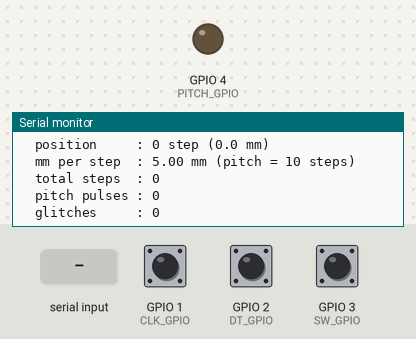
The sketch below on a simulated Seeed XIAO ESP32-S3. Parts: output pins drawn as LEDs (lit = HIGH), the last lines printed to the serial monitor. The test bench sets the inputs (shaded band); at power-on: GPIO 3 (SW_GPIO) HIGH, GPIO 1 (CLK_GPIO) HIGH, GPIO 2 (DT_GPIO) HIGH.

Above: at 1.7 s.
1.8 s: GPIO 3 (SW_GPIO) pulled LOW for 0.15 s
At 2.2 s:
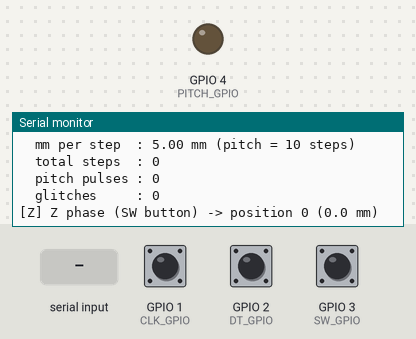
3.4 s: "r\n" received over Serial
At 4.6 s:
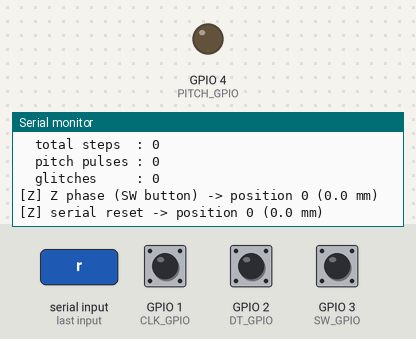
4.9 s: "m \n" received over Serial
At 5.8 s:
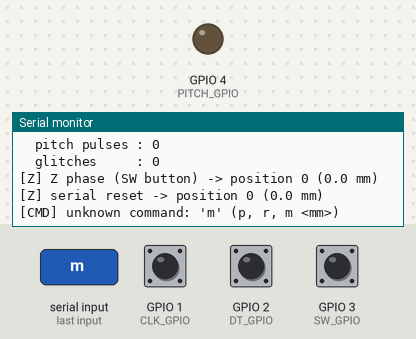
6.4 s: "90,45\n" received over Serial
At 7.0 s:
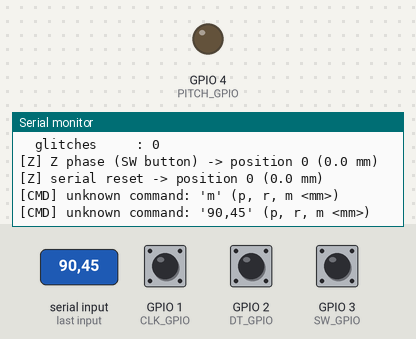

Measured:
- after the input at 1.8 s, the serial monitor: prints a new line at once (image 1)
- after the input at 3.4 s, the serial monitor: prints a new line at once (image 2)
- after the input at 4.9 s, the serial monitor: prints a new line at once (image 3)
- after the input at 6.4 s, the serial monitor: prints a new line at once (image 4)

The sketch:

sketch.ino
```cpp
// [Test 03] Encoder counting (belt position tracking)
// Stand-in for the incremental rotary encoder (#7). KY-040 = A/B phase, button = Z phase (home).
//   D0 : CLK (A phase)
//   D1 : DT  (B phase)
//   D2 : SW  (stands in for the Z phase -> resets position to 0)
//   D3 : PITCH LED, pulses each time the belt moves forward by one part pitch (50mm)
//
// Decoding (state machine, independent of the release order)
//   Idle = 11 (both HIGH, pulled up)
//   First pin to go LOW sets the direction: CLK first = CW(+1), DT first = CCW(-1)
//   A step counts only after passing 00 and returning to 11. Anything else is a glitch.
//
// Serial commands
//   p        : print status
//   r        : reset position and counters
//   m <mm>   : change belt mm per step (e.g. m 2.5)

const uint8_t CLK_GPIO = 1;     // D0
const uint8_t DT_GPIO = 2;      // D1
const uint8_t SW_GPIO = 3;      // D2
const uint8_t PITCH_GPIO = 4;   // D3

const float PITCH_MM = 50.0f;   // Part spacing on the belt (report section 2.2)
const uint32_t PITCH_PULSE_MS = 50;
const uint32_t SW_LOCKOUT_MS = 50;

volatile int32_t position = 0;          // In steps (detents)
volatile uint32_t glitchCount = 0;
volatile uint32_t stepCount = 0;        // Total steps in either direction
volatile uint8_t lastState = 0b11;
volatile int8_t pendingDir = 0;
volatile bool sawBothLow = false;
portMUX_TYPE mux = portMUX_INITIALIZER_UNLOCKED;

float mmPerStep = 5.0f;                 // 10 steps = 1 pitch (50mm)
int32_t lastLoggedPos = 0;
int32_t lastPitchIndex = 0;
uint32_t pitchCount = 0;
bool pitchLedOn = false;
uint32_t pitchLedStartMs = 0;
bool swWasPressed = false;
uint32_t swLastChangeMs = 0;
String inputLine;

void IRAM_ATTR onEncoderEdge() {
  uint8_t state = (digitalRead(CLK_GPIO) << 1) | digitalRead(DT_GPIO);

  portENTER_CRITICAL_ISR(&mux);
  if (state != lastState) {
    if (lastState == 0b11) {
      // Leaving idle: the first pin to drop sets the direction
      if (state == 0b01) pendingDir = +1;        // CLK low first -> CW
      else if (state == 0b10) pendingDir = -1;   // DT low first  -> CCW
      else { pendingDir = 0; glitchCount++; }    // Both at once -> direction unknown
      sawBothLow = false;
    } else if (state == 0b00) {
      sawBothLow = true;
    } else if (state == 0b11) {
      // Back to idle: commit only a complete cycle
      if (pendingDir != 0 && sawBothLow) {
        position += pendingDir;
        stepCount++;
      } else {
        glitchCount++;
      }
      pendingDir = 0;
      sawBothLow = false;
    }
    lastState = state;
  }
  portEXIT_CRITICAL_ISR(&mux);
}

int32_t readPosition() {
  portENTER_CRITICAL(&mux);
  int32_t p = position;
  portEXIT_CRITICAL(&mux);
  return p;
}

int32_t pitchSteps() {
  int32_t steps = (int32_t)lroundf(PITCH_MM / mmPerStep);
  return steps < 1 ? 1 : steps;
}

// Floor division that also works for negative positions
int32_t floorDiv(int32_t a, int32_t b) {
  int32_t q = a / b;
  return (a % b != 0 && (a < 0) != (b < 0)) ? q - 1 : q;
}

void resetPosition(const char* reason) {
  portENTER_CRITICAL(&mux);
  position = 0;
  portEXIT_CRITICAL(&mux);
  lastLoggedPos = 0;
  lastPitchIndex = 0;
  Serial.printf("[Z] %s -> position 0 (0.0 mm)\n", reason);
}

void updatePosition(uint32_t nowMs) {
  int32_t pos = readPosition();
  if (pos == lastLoggedPos) return;

  int32_t delta = pos - lastLoggedPos;
  Serial.printf("[ENC] %s%ld -> pos %ld step (%.1f mm)\n", delta > 0 ? "+" : "", (long)delta, (long)pos,
                pos * mmPerStep);
  lastLoggedPos = pos;

  int32_t pitchIndex = floorDiv(pos, pitchSteps());
  if (pitchIndex > lastPitchIndex) {
    pitchCount += pitchIndex - lastPitchIndex;
    Serial.printf("[PITCH] pitch #%ld reached (%.1f mm) -> next part slot in place\n", (long)pitchIndex,
                  pitchIndex * PITCH_MM);
    digitalWrite(PITCH_GPIO, HIGH);
    pitchLedOn = true;
    pitchLedStartMs = nowMs;
  } else if (pitchIndex < lastPitchIndex) {
    Serial.printf("[PITCH] moved back to pitch #%ld (reverse, no pulse)\n", (long)pitchIndex);
  }
  lastPitchIndex = pitchIndex;
}

void updatePitchLed(uint32_t nowMs) {
  if (pitchLedOn && nowMs - pitchLedStartMs >= PITCH_PULSE_MS) {
    digitalWrite(PITCH_GPIO, LOW);
    pitchLedOn = false;
  }
}

void updateZButton(uint32_t nowMs) {
  bool pressed = digitalRead(SW_GPIO) == LOW;
  if (pressed == swWasPressed || nowMs - swLastChangeMs < SW_LOCKOUT_MS) return;
  swWasPressed = pressed;
  swLastChangeMs = nowMs;
  if (pressed) resetPosition("Z phase (SW button)");
}

void printStatus() {
  int32_t pos = readPosition();
  portENTER_CRITICAL(&mux);
  uint32_t steps = stepCount;
  uint32_t glitches = glitchCount;
  portEXIT_CRITICAL(&mux);

  Serial.println("--- Encoder status ---");
  Serial.printf("  position     : %ld step (%.1f mm)\n", (long)pos, pos * mmPerStep);
  Serial.printf("  mm per step  : %.2f mm (pitch = %ld steps)\n", mmPerStep, (long)pitchSteps());
  Serial.printf("  total steps  : %lu\n", (unsigned long)steps);
  Serial.printf("  pitch pulses : %lu\n", (unsigned long)pitchCount);
  Serial.printf("  glitches     : %lu\n", (unsigned long)glitches);
}

void handleCommand(String cmd) {
  cmd.trim();
  if (cmd.length() == 0) return;

  if (cmd == "p") {
    printStatus();
  } else if (cmd == "r") {
    portENTER_CRITICAL(&mux);
    stepCount = 0;
    glitchCount = 0;
    portEXIT_CRITICAL(&mux);
    pitchCount = 0;
    resetPosition("serial reset");
  } else if (cmd.startsWith("m ")) {
    float mm = cmd.substring(2).toFloat();
    if (mm <= 0 || mm > PITCH_MM) {
      Serial.printf("[CMD] range: 0 < mm <= %.0f\n", PITCH_MM);
      return;
    }
    mmPerStep = mm;
    lastPitchIndex = floorDiv(readPosition(), pitchSteps());
    Serial.printf("[CMD] mm per step -> %.2f (pitch = %ld steps)\n", mmPerStep, (long)pitchSteps());
  } else {
    Serial.printf("[CMD] unknown command: '%s' (p, r, m <mm>)\n", cmd.c_str());
  }
}

void readSerial() {
  while (Serial.available()) {
    char c = Serial.read();
    if (c == '\n' || c == '\r') {
      handleCommand(inputLine);
      inputLine = "";
    } else {
      inputLine += c;
    }
  }
}

void setup() {
  Serial.begin(115200);
  pinMode(CLK_GPIO, INPUT);       // KY-040 has its own pull-ups
  pinMode(DT_GPIO, INPUT);
  pinMode(SW_GPIO, INPUT_PULLUP);
  pinMode(PITCH_GPIO, OUTPUT);
  digitalWrite(PITCH_GPIO, LOW);

  lastState = (digitalRead(CLK_GPIO) << 1) | digitalRead(DT_GPIO);
  attachInterrupt(digitalPinToInterrupt(CLK_GPIO), onEncoderEdge, CHANGE);
  attachInterrupt(digitalPinToInterrupt(DT_GPIO), onEncoderEdge, CHANGE);

  delay(500);
  Serial.println();
  Serial.println("=== [Test 03] Encoder counting ===");
  Serial.println("Click the encoder, then Right/Up = CW (+), Left/Down = CCW (-), Space = Z reset");
  Serial.println("Commands: p (status) | r (reset) | m <mm> (mm per step)");
  printStatus();
}

void loop() {
  uint32_t nowMs = millis();
  readSerial();
  updateZButton(nowMs);
  updatePosition(nowMs);
  updatePitchLed(nowMs);
}
```
